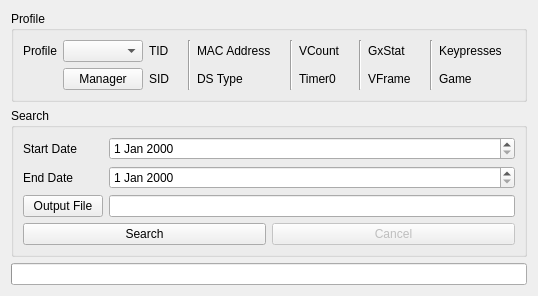
<?xml version="1.0" encoding="UTF-8"?>
<ui version="4.0">
 <class>SHA1CacheFinder</class>
 <widget class="QWidget" name="SHA1CacheFinder">
  <property name="geometry">
   <rect>
    <x>0</x>
    <y>0</y>
    <width>505</width>
    <height>290</height>
   </rect>
  </property>
  <property name="windowTitle">
   <string>SHA1 Cache Finder</string>
  </property>
  <layout class="QVBoxLayout" name="verticalLayout">
   <item>
    <widget class="QGroupBox" name="groupBoxProfile">
     <property name="title">
      <string>Profile</string>
     </property>
     <layout class="QGridLayout" name="gridLayout_5">
      <item row="0" column="0">
       <widget class="QLabel" name="labelProfile">
        <property name="text">
         <string>Profile</string>
        </property>
       </widget>
      </item>
      <item row="0" column="1">
       <widget class="QComboBox" name="comboBoxProfiles"/>
      </item>
      <item row="1" column="1">
       <widget class="QPushButton" name="pushButtonProfileManager">
        <property name="text">
         <string>Manager</string>
        </property>
       </widget>
      </item>
      <item row="0" column="2">
       <widget class="QLabel" name="labelProfileTID">
        <property name="text">
         <string>TID</string>
        </property>
       </widget>
      </item>
      <item row="0" column="3">
       <widget class="QLabel" name="labelProfileTIDValue"/>
      </item>
      <item row="1" column="2">
       <widget class="QLabel" name="labelProfileSID">
        <property name="text">
         <string>SID</string>
        </property>
       </widget>
      </item>
      <item row="1" column="3">
       <widget class="QLabel" name="labelProfileSIDValue"/>
      </item>
      <item row="0" column="4" rowspan="2">
       <widget class="Line" name="line_4">
        <property name="orientation">
         <enum>Qt::Orientation::Vertical</enum>
        </property>
       </widget>
      </item>
      <item row="0" column="5">
       <widget class="QLabel" name="labelProfileMACAddress">
        <property name="text">
         <string>MAC Address</string>
        </property>
       </widget>
      </item>
      <item row="0" column="6">
       <widget class="QLabel" name="labelProfileMACAddressValue"/>
      </item>
      <item row="1" column="5">
       <widget class="QLabel" name="labelProfileDSType">
        <property name="text">
         <string>DS Type</string>
        </property>
       </widget>
      </item>
      <item row="1" column="6">
       <widget class="QLabel" name="labelProfileDSTypeValue"/>
      </item>
      <item row="0" column="7" rowspan="2">
       <widget class="Line" name="line_3">
        <property name="orientation">
         <enum>Qt::Orientation::Vertical</enum>
        </property>
       </widget>
      </item>
      <item row="0" column="8">
       <widget class="QLabel" name="labelProfileVCount">
        <property name="text">
         <string>VCount</string>
        </property>
       </widget>
      </item>
      <item row="0" column="9">
       <widget class="QLabel" name="labelProfileVCountValue"/>
      </item>
      <item row="1" column="8">
       <widget class="QLabel" name="labelProfileTimer0">
        <property name="text">
         <string>Timer0</string>
        </property>
       </widget>
      </item>
      <item row="1" column="9">
       <widget class="QLabel" name="labelProfileTimer0Value"/>
      </item>
      <item row="0" column="10" rowspan="2">
       <widget class="Line" name="line_2">
        <property name="orientation">
         <enum>Qt::Orientation::Vertical</enum>
        </property>
       </widget>
      </item>
      <item row="0" column="11">
       <widget class="QLabel" name="labelProfileGxStat">
        <property name="text">
         <string>GxStat</string>
        </property>
       </widget>
      </item>
      <item row="0" column="12">
       <widget class="QLabel" name="labelProfileGxStatValue"/>
      </item>
      <item row="1" column="11">
       <widget class="QLabel" name="labelProfileVFrame">
        <property name="text">
         <string>VFrame</string>
        </property>
       </widget>
      </item>
      <item row="1" column="12">
       <widget class="QLabel" name="labelProfileVFrameValue"/>
      </item>
      <item row="0" column="13" rowspan="2">
       <widget class="Line" name="line">
        <property name="orientation">
         <enum>Qt::Orientation::Vertical</enum>
        </property>
       </widget>
      </item>
      <item row="0" column="14">
       <widget class="QLabel" name="labelProfileKeypresses">
        <property name="text">
         <string>Keypresses</string>
        </property>
       </widget>
      </item>
      <item row="0" column="15">
       <widget class="QLabel" name="labelProfileKeypressesValue"/>
      </item>
      <item row="1" column="14">
       <widget class="QLabel" name="labelProfileGame">
        <property name="text">
         <string>Game</string>
        </property>
       </widget>
      </item>
      <item row="1" column="15">
       <widget class="QLabel" name="labelProfileGameValue"/>
      </item>
     </layout>
    </widget>
   </item>
   <item>
    <widget class="QGroupBox" name="groupBox">
     <property name="title">
      <string>Search</string>
     </property>
     <layout class="QGridLayout" name="gridLayout">
      <item row="0" column="0">
       <widget class="QLabel" name="labelStartDate">
        <property name="text">
         <string>Start Date</string>
        </property>
       </widget>
      </item>
      <item row="0" column="1">
       <widget class="DateEdit" name="dateEditStartDate"/>
      </item>
      <item row="1" column="0">
       <widget class="QLabel" name="labelEndDate">
        <property name="text">
         <string>End Date</string>
        </property>
       </widget>
      </item>
      <item row="1" column="1">
       <widget class="DateEdit" name="dateEditEndDate"/>
      </item>
      <item row="2" column="0">
       <widget class="QPushButton" name="pushButtonOutputFile">
        <property name="text">
         <string>Output File</string>
        </property>
       </widget>
      </item>
      <item row="2" column="1">
       <widget class="QLineEdit" name="lineEditOutputFile">
        <property name="readOnly">
         <bool>true</bool>
        </property>
       </widget>
      </item>
      <item row="3" column="0" colspan="2">
       <layout class="QHBoxLayout" name="horizontalLayout">
        <item>
         <widget class="QPushButton" name="pushButtonSearch">
          <property name="text">
           <string>Search</string>
          </property>
         </widget>
        </item>
        <item>
         <widget class="QPushButton" name="pushButtonCancel">
          <property name="enabled">
           <bool>false</bool>
          </property>
          <property name="text">
           <string>Cancel</string>
          </property>
         </widget>
        </item>
       </layout>
      </item>
     </layout>
    </widget>
   </item>
   <item>
    <widget class="QProgressBar" name="progressBar"/>
   </item>
  </layout>
 </widget>
 <customwidgets>
  <customwidget>
   <class>DateEdit</class>
   <extends>QDateEdit</extends>
   <header>Form/Controls/DateEdit.hpp</header>
  </customwidget>
 </customwidgets>
 <tabstops>
  <tabstop>comboBoxProfiles</tabstop>
  <tabstop>pushButtonProfileManager</tabstop>
  <tabstop>dateEditStartDate</tabstop>
  <tabstop>dateEditEndDate</tabstop>
  <tabstop>pushButtonOutputFile</tabstop>
  <tabstop>lineEditOutputFile</tabstop>
  <tabstop>pushButtonSearch</tabstop>
  <tabstop>pushButtonCancel</tabstop>
 </tabstops>
 <resources/>
 <connections/>
</ui>
